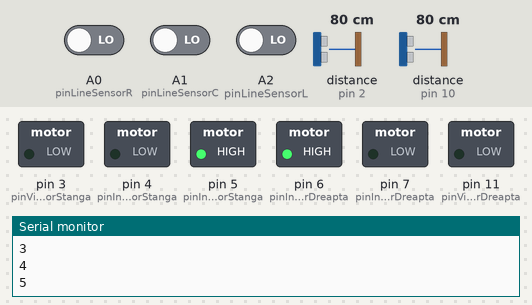
This sketch was run on a simulated Arduino Uno, built with avr-gcc and run on an emulated ATmega328P. Parts: switched loads named in the sketch (green lamp = pin HIGH), the last lines printed to the serial monitor. Dashed ring = blinking. The test bench sets the inputs (shaded band); at power-on: distance to the obstacle (sensors on pin 2, pin 10) 80 cm, A0 (pinLineSensorR) LOW, A1 (pinLineSensorC) LOW, A2 (pinLineSensorL) LOW. The echo pulse lasts 58.3 µs per cm; pins used as bus, display or sensor lines are not drawn.

Above: at 6.2 s.
6.3 s: distance to the obstacle (sensor on pin 2) set to 17 cm
7.8 s: distance to the obstacle (sensor on pin 2) set to 14 cm
At 9.2 s:
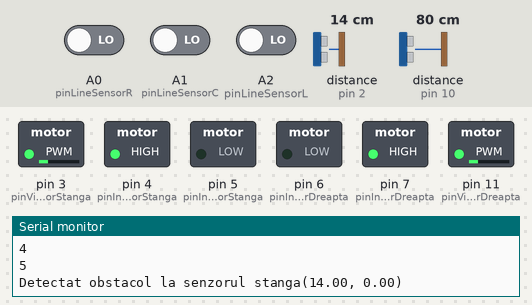
10.8 s: distance to the obstacle (sensor on pin 10) set to 16 cm
13.8 s: distance to the obstacle (sensor on pin 10) set to 13 cm
At 16.67 s:
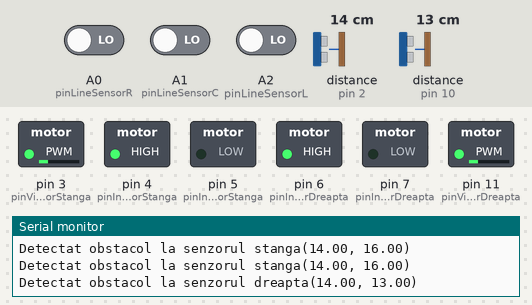
16.8 s: distance to the obstacle (sensor on pin 10) set to 18 cm
At 18.47 s:
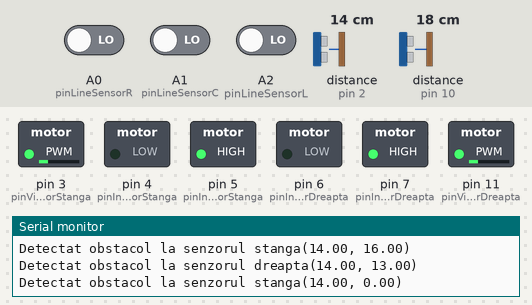
19.8 s: distance to the obstacle (sensor on pin 2) set to 18 cm
At 21.4 s:
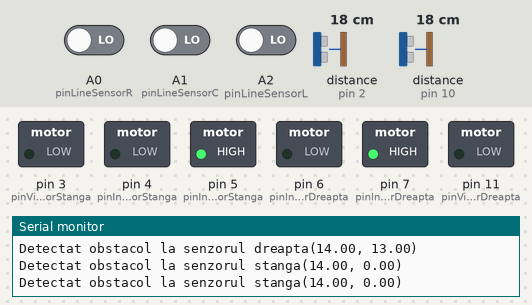
Timing chart, 0 to 22.9 s (numbered marks = the images above; inputs shaded):
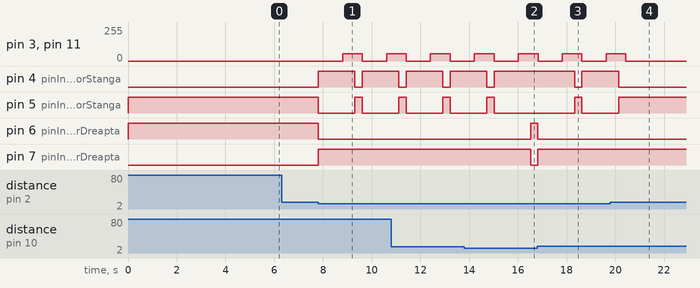

Measured:
- the behaviour switches between 16 and 15 cm on distance to the obstacle (sensor on pin 2) (found by bisection; images 0 and 1)
- the behaviour switches between 15 and 14 cm on distance to the obstacle (sensor on pin 10) (found by bisection; images 1 and 2)
- after the input at 6.3 s, every drawn part: stays the same
- after the input at 7.8 s, pin 3 (pinVitezaMotorStanga): 0/255 → 56/255 after 1.0 s, → 0/255 0.80 s later, → 56/255 1.0 s later; pin 4 (pinInapoiMotorStanga): LOW → HIGH at once, → LOW 1.5 s later, → HIGH 0.30 s later
- after the input at 13.8 s, pin 6 (pinInainteMotorDreapta): LOW → HIGH after 2.7 s; pin 7 (pinInapoiMotorDreapta): HIGH → LOW after 2.7 s
- after the input at 16.8 s, pin 4 (pinInapoiMotorStanga): HIGH → LOW after 1.5 s, → HIGH 0.30 s later; pin 5 (pinInainteMotorStanga): LOW → HIGH after 1.5 s, → LOW 0.30 s later; pin 6 (pinInainteMotorDreapta): goes on until 16.8 s, then stays LOW; pin 7 (pinInapoiMotorDreapta): goes on until 16.8 s, then stays HIGH
- after the input at 19.8 s, pin 3 (pinVitezaMotorStanga), pin 11 (pinVitezaMotorDreapta): goes on until 20.4 s, then stays 0/255; pin 4 (pinInapoiMotorStanga): goes on until 20.1 s, then stays LOW; pin 5 (pinInainteMotorStanga): goes on until 20.1 s, then stays HIGH

The sketch:

07_Robot_ocolire_obstacole_urmarit_linia.ino
```cpp
#include "Arduino.h"
#include <NewPing.h>

boolean proximityDetection = true;
// senzor 1 (dreapta)
int trigPinSenzorDreapta = 9; // pinul pe care dam senzorului comanda de masurare
int echoPinSenzorDreapta = 10; // pinul pe care primim raspunsul

// senzor 2 (stanga)
#define trigPinSenzorStanga 13 // pinul pe care dam senzorului comanda de masurare
#define echoPinSenzorStanga 2 // pinul pe care primim raspunsul

double distantaDreapta, distantaStanga;
#define minDistance 16
#define ledPin LED_BUILTIN // led de semnalizare obstacol detectat

// viteza motoarelor
/*#define VITEZA_MOTOR_DREAPTA 87
 #define VITEZA_MOTOR_STANGA 96*/
#define VITEZA_MOTOR_DREAPTA 56
#define VITEZA_MOTOR_STANGA 56

//definiti pinii utilizat i pentru controlul motoarelor
//pinii enA si enB sunt folositi pentru a controla viteza motoarelor in functie de semnalul PWM
//pinii in1, in2, in3 si in4 sunt utilizati pentru a controla directia motoarelor(inainte sau inapoi)
//pinii folositi de primul motor
#define pinVitezaMotorDreapta 11 // enA
#define pinInainteMotorDreapta 6 // in1
#define pinInapoiMotorDreapta 7 // in2

//pinii folositi de al doilea motor
#define pinVitezaMotorStanga 3 // enB
#define pinInainteMotorStanga 5 //in3
#define pinInapoiMotorStanga 4 //in4

//
#define inainte HIGH
#define inapoi LOW

#define pinLineSensorR A0
#define pinLineSensorC A1
#define pinLineSensorL A2

int lineSensorValueR = 0;
int lineSensorValueC = 0;
int lineSensorValueL = 0;

int lastLineSensorState = 0;

NewPing distSensorRight(trigPinSenzorDreapta, echoPinSenzorDreapta, minDistance);
NewPing distSensorLeft(trigPinSenzorStanga, echoPinSenzorStanga, minDistance);

void setup() {
	Serial.begin(9600);
	pinMode(ledPin, OUTPUT);

	//toti pinii utilizati de driverul L298N sunt OUTPUT
	// pinii utilizati de primul motor
	pinMode(pinVitezaMotorDreapta, OUTPUT);
	pinMode(pinInainteMotorDreapta, OUTPUT);
	pinMode(pinInapoiMotorDreapta, OUTPUT);
	//pinii utilizati de al doilea motor
	pinMode(pinVitezaMotorStanga, OUTPUT);
	pinMode(pinInainteMotorStanga, OUTPUT);
	pinMode(pinInapoiMotorStanga, OUTPUT);

	pinMode(pinLineSensorR, INPUT);
	pinMode(pinLineSensorC, INPUT);
	pinMode(pinLineSensorL, INPUT);

	directie(inainte, inainte);
	viteza(0, 0);

	delay(1000);
	Serial.println(1);
	delay(1000);
	Serial.println(2);
	delay(1000);
	Serial.println(3);
	delay(1000);
	Serial.println(4);
	delay(1000);
	Serial.println(5);
}

void loop() {
	if (proximityDetection) {
		// citirea de la senzor dreapta
		distantaStanga = distSensorLeft.ping_cm();
		// Serial.println("Senzor stanga: " + String(distantaStanga) + "cm");

		//citirea de la Senzorul stanga
		distantaDreapta = distSensorRight.ping_cm();
		// Serial.println("Senzor dreapta: " + String(distantaDreapta) + "cm");
	}

	lineSensorValueL = digitalRead(pinLineSensorL);
	lineSensorValueC = digitalRead(pinLineSensorC);
	lineSensorValueR = digitalRead(pinLineSensorR);
	// Serial.println(lineSensorValueL);
	// Serial.println(lineSensorValueC);
	// Serial.println(lineSensorValueR);

	int lineSensorVals[3] = { lineSensorValueL, lineSensorValueC,
			lineSensorValueR };
	int lineSensorState = binaryArrayToInt(lineSensorVals, 3);
	// Serial.print("===== line sensor state = ");
	// Serial.println(lineSensorState);

	if ((distantaDreapta > 0 && distantaDreapta < minDistance)
			|| (distantaStanga > 0 && distantaStanga < minDistance)) {
		String obstacolPePartea = "dreapta";
		if (distantaDreapta == 0
				|| (distantaStanga > 0 && distantaStanga < distantaDreapta)) {
			obstacolPePartea = "stanga";
		}
		Serial.println("Detectat obstacol la senzorul " + obstacolPePartea + "(" + String(distantaStanga) + ", " + String(distantaDreapta) + ")");

		// aprindem led-ul builtin
		digitalWrite(ledPin, HIGH);

		if (obstacolPePartea == "dreapta") {
			rotireRobot(inainte, inapoi);
		} else {
			rotireRobot(inapoi, inainte);
		}
		lastLineSensorState = 0;
	} else {
		if (lineSensorState == 0) {
			// stop
			viteza(0, 0);
		} else if (lineSensorState == 2 || lineSensorState == 3
				|| lineSensorState == 4) {
			// viraj stanga in cautarea liniei
			viteza(VITEZA_MOTOR_DREAPTA + 30, 0);
			// Serial.println("Cauta stanga");
		} else if (lineSensorState == 1 || lineSensorState == 6) {
			// viraj dreapta in cautarea liniei
			viteza(0, VITEZA_MOTOR_STANGA + 30);
			// Serial.println("Cauta dreapta");
		} else if (lineSensorState == 7 && lastLineSensorState != 0) {
			if (lastLineSensorState == 6) {
				// curba usoara dreapta
				viteza(VITEZA_MOTOR_DREAPTA - 10, VITEZA_MOTOR_STANGA + 20);
			} else if (lastLineSensorState == 3) {
				// curba usoara stanga
				viteza(VITEZA_MOTOR_DREAPTA + 20, VITEZA_MOTOR_STANGA - 10);
			}
		} else {
			directie(inainte, inainte);
			viteza(VITEZA_MOTOR_DREAPTA, VITEZA_MOTOR_STANGA);
		}

		// daca OK salvam ultima pozition
		if (lineSensorState != 7) {
			if (lineSensorState == 5) {
				lastLineSensorState = 0;
			} else  {
				lastLineSensorState = lineSensorState;
			}
		}
	}

	//	delay(100);
}

void directie(int directiaMotorDreapta, int directiaMotorStanga) {
	digitalWrite(pinInainteMotorDreapta, directiaMotorDreapta);
	digitalWrite(pinInapoiMotorDreapta, !directiaMotorDreapta);

	digitalWrite(pinInainteMotorStanga, directiaMotorStanga);
	digitalWrite(pinInapoiMotorStanga, !directiaMotorStanga);
}

void viteza(int vitezaMotorDreapta, int vitezaMotorStanga) {
	analogWrite(pinVitezaMotorDreapta, vitezaMotorDreapta);
	analogWrite(pinVitezaMotorStanga, vitezaMotorStanga);
}

void rotireRobot(int directieMotorDreapta, int directieMotorStanga) {
	directie(inapoi, inapoi);
	viteza(0, 0);

	delay(1000);

	viteza(VITEZA_MOTOR_DREAPTA, VITEZA_MOTOR_STANGA);

	delay(500);

	directie(directieMotorDreapta, directieMotorStanga);

	viteza(VITEZA_MOTOR_DREAPTA, VITEZA_MOTOR_STANGA);
	delay(300);

	digitalWrite(ledPin, LOW);
}

int binaryArrayToInt(int s[], int size) {
	int n = 0;

	for (int i = 0; i < size; ++i) {
		n <<= 1;
		n += s[i];
	}

	return n;
}
```

sloeber.ino.cpp
```cpp
#ifdef __IN_ECLIPSE__
//This is a automatic generated file
//Please do not modify this file
//If you touch this file your change will be overwritten during the next build
//This file has been generated on 2018-12-15 18:46:31

#include "Arduino.h"
#include "Arduino.h"
#include <NewPing.h>

void setup() ;
void loop() ;
void directie(int directiaMotorDreapta, int directiaMotorStanga) ;
void viteza(int vitezaMotorDreapta, int vitezaMotorStanga) ;
void rotireRobot(int directieMotorDreapta, int directieMotorStanga) ;
int binaryArrayToInt(int s[], int size) ;

#include "07_Robot_ocolire_obstacole_urmarit_linia.ino"


#endif
```
